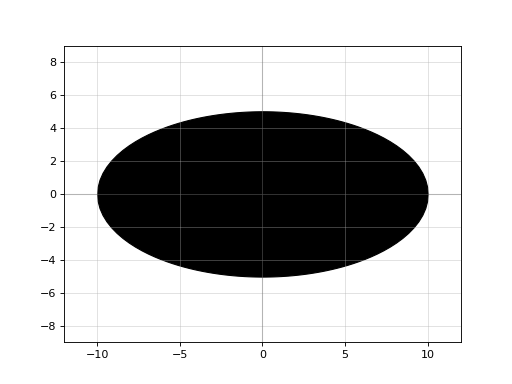

Python code for this plot:
import gdsfactory as gf

c = gf.components.ellipse(radii=[10.0, 5.0], angle_resolution=2.5, layer='WG')
c.plot()
